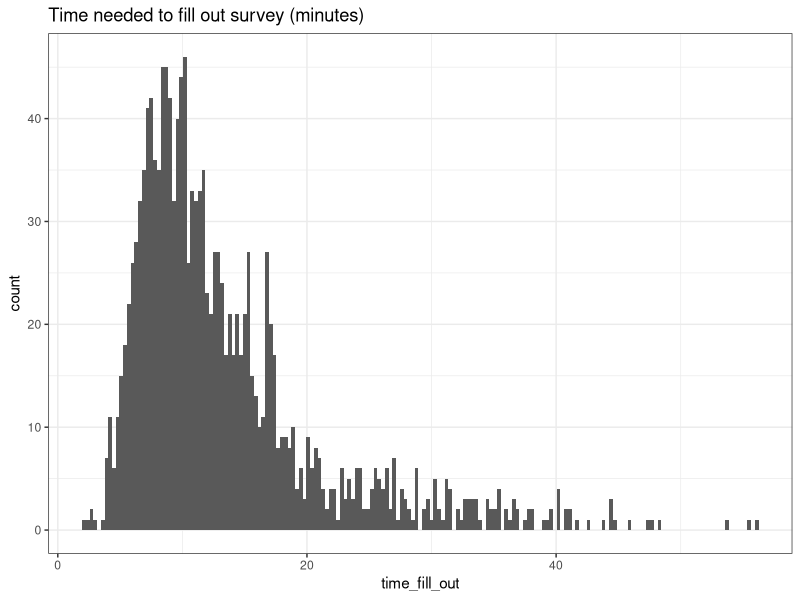

R code for this plot: (Note: this script raises an error after producing the figure.)
#######################################################
## packages and version setup
#######################################################

# ensure version compatibility
# library(checkpoint)
# checkpoint("2020-04-15")

## set up packages
packages <- c("tidyverse")

# write a function to load packages with feedback of success
load_my_packages <- function(package){
  new.package <- packages[!(package %in% installed.packages()[, "Package"])]
  if (length(new.package)) 
    install.packages(new.package, dependencies = TRUE)
  sapply(package, require, character.only = TRUE)
}

# load my packages
load_my_packages(packages)


#######################################################
## read raw data and delete test cases
#######################################################

# read raw data
raw_shoppingCovid19 <- read.csv2("Data/survey_shopCovid_201002_final.csv", sep=",")

# basic summary of raw data
dim(raw_shoppingCovid19) -> data_read_in

# add time of filling out (batch series) based on the time stamp adding some rounding to end up with an integer batch no.
raw_shoppingCovid19 <- mutate(raw_shoppingCovid19, 
                              time_batch = round((as.numeric(as.POSIXct(strptime(created, format="%Y-%m-%d")))
                                                  - 1585177200) / (24*60*60) /3) +1)
raw_shoppingCovid19$time_batch <- as.factor(raw_shoppingCovid19$time_batch)
table(raw_shoppingCovid19$time_batch)

# calculate days since the Trump administration declared a national emergency on March 13
# the first data was collected on March 26
raw_shoppingCovid19$time_batch <- as.integer(raw_shoppingCovid19$time_batch)
raw_shoppingCovid19$time_days <- raw_shoppingCovid19$time_batch * 3 + 11
table(raw_shoppingCovid19$time_days)                                                                                   
                                                                                   
# delete test cases
test_cases <- "cleanSunBearXXX8rLbOARl9iNgo9YOvPZK4xptF8rbCyRCTGZeHL8-MXLiyIMEF"
raw_shoppingCovid19 <- raw_shoppingCovid19[raw_shoppingCovid19$session != test_cases, ]

# check N
dim(raw_shoppingCovid19) -> data_no_test_cases
data_no_test_cases

# delete incomplete cases
raw_shoppingCovid19 <- raw_shoppingCovid19[!is.na(raw_shoppingCovid19$age2), ] # $age2 was the last variable in the dataset

# check N
dim(raw_shoppingCovid19) -> data_no_incomplete
data_no_incomplete

# check time required to fill out the questionnaire (note that formr time measuring is not 100% reliable)
raw_shoppingCovid19 <- mutate(raw_shoppingCovid19, 
                              time_fill_out = strptime(ended, format="%Y-%m-%d %H:%M:%S") - strptime(created, format="%Y-%m-%d %H:%M:%S"))

which(raw_shoppingCovid19$time_fill_out > 100 )

# plot fill out time
ggplot(subset(raw_shoppingCovid19, time_fill_out < 60), aes(time_fill_out)) +
  geom_histogram(binwidth = 0.3) +
  labs(title="Time needed to fill out survey (minutes)") +
  theme_bw()

# check distribution of data "on the go"
median(raw_shoppingCovid19$time_fill_out, na.rm=T)
mean(raw_shoppingCovid19$time_fill_out, na.rm=T)
sd(raw_shoppingCovid19$time_fill_out, na.rm=T)


#######################################################
## attention check
#######################################################
# disregard missing data on attention_check_1, because this was not an obligatory item (take it as 0)
raw_shoppingCovid19$attention_check_1_noNA <- replace_na(raw_shoppingCovid19$attention_check_1, 5)

# calculate correct answers on the 4 attention check items (3 + age asked twice)
raw_shoppingCovid19 <- mutate(raw_shoppingCovid19, 
                              attention_check_correct = 
                                (attention_check_1_noNA == "5") + (attention_check_2 == "1") + (attention_check_3 == "2") +
                                (age == age2) + (age == age2 +1) + (age == age2 -1))

# create an error variable
raw_shoppingCovid19 <- mutate(raw_shoppingCovid19, 
                                                    attention_check_error = (4 - attention_check_correct))

# display attention check errors
table(raw_shoppingCovid19$attention_check_error)

# exclude those with more than 1 errors
raw_shoppingCovid19 <- raw_shoppingCovid19[raw_shoppingCovid19$attention_check_error < 2, ]

dim(raw_shoppingCovid19) -> data_no_excess_errors
data_no_excess_errors

#######################################################
## calculate lie scale
#######################################################
# SDS, the "lie" scale, where 1 = false, 2 = true
# first reverse items
raw_shoppingCovid19$sds_1 <- 3 - raw_shoppingCovid19$sds_1r
raw_shoppingCovid19$sds_2 <- 3 - raw_shoppingCovid19$sds_2r
raw_shoppingCovid19$sds_3 <- 3 - raw_shoppingCovid19$sds_3r
raw_shoppingCovid19$sds_4 <- 3 - raw_shoppingCovid19$sds_4r
raw_shoppingCovid19$sds_5 <- 3 - raw_shoppingCovid19$sds_5r

# calculate scale, where low scores mean that the participant is "too good to be true"
raw_shoppingCovid19$SDS_honesty <- rowSums(raw_shoppingCovid19[, grep("sds_\\d+$", colnames(raw_shoppingCovid19), value=T)], na.rm=F)

# exclude participants where lie scale is too high
raw_shoppingCovid19 <- raw_shoppingCovid19[raw_shoppingCovid19$SDS_honesty > 10, ]
dim(raw_shoppingCovid19) -> no_liers


#######################################################
## summary of cleaning and final data
#######################################################

excluded_data <- list(
  "raw data read in" = data_read_in, 
  "data without the test cases" = data_no_test_cases, 
  "data without incomplete cases (on age2)" = data_no_incomplete, 
  "data without participants making too many errors (>1)" = data_no_excess_errors, 
  "data without liers" = no_liers)
excluded_data

# save final data
write_rds(raw_shoppingCovid19, path="Data/raw_shoppingCovid19_clean.rds")

# checking data on the go
levels(raw_shoppingCovid19[, "BAs_other_text"])
last(raw_shoppingCovid19["feedback"], 50)
excluded_data
table(raw_shoppingCovid19$time_days)

# descriptions
table(raw_shoppingCovid19$gender)
mean(raw_shoppingCovid19$age)
sd(raw_shoppingCovid19$age)
table(raw_shoppingCovid19$edu_highest)
levels(raw_shoppingCovid19$BAs_other_text)
